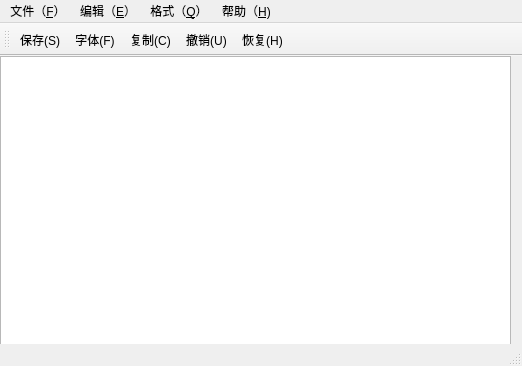
<?xml version="1.0" encoding="UTF-8"?>
<ui version="4.0">
 <class>MainWindow</class>
 <widget class="QMainWindow" name="MainWindow">
  <property name="geometry">
   <rect>
    <x>0</x>
    <y>0</y>
    <width>522</width>
    <height>366</height>
   </rect>
  </property>
  <property name="windowTitle">
   <string>MainWindow</string>
  </property>
  <widget class="QWidget" name="centralWidget">
   <widget class="QTextEdit" name="textEdit">
    <property name="geometry">
     <rect>
      <x>0</x>
      <y>0</y>
      <width>511</width>
      <height>301</height>
     </rect>
    </property>
    <property name="styleSheet">
     <string notr="true">background-image: url(:/new/icon/icon/1440x900_04.jpg);</string>
    </property>
    <property name="html">
     <string>&lt;!DOCTYPE HTML PUBLIC &quot;-//W3C//DTD HTML 4.0//EN&quot; &quot;http://www.w3.org/TR/REC-html40/strict.dtd&quot;&gt;
&lt;html&gt;&lt;head&gt;&lt;meta name=&quot;qrichtext&quot; content=&quot;1&quot; /&gt;&lt;style type=&quot;text/css&quot;&gt;
p, li { white-space: pre-wrap; }
&lt;/style&gt;&lt;/head&gt;&lt;body style=&quot; font-family:'宋体'; font-size:9pt; font-weight:400; font-style:normal;&quot;&gt;
&lt;p style=&quot;-qt-paragraph-type:empty; margin-top:0px; margin-bottom:0px; margin-left:0px; margin-right:0px; -qt-block-indent:0; text-indent:0px;&quot;&gt;&lt;br /&gt;&lt;/p&gt;&lt;/body&gt;&lt;/html&gt;</string>
    </property>
   </widget>
  </widget>
  <widget class="QMenuBar" name="menuBar">
   <property name="geometry">
    <rect>
     <x>0</x>
     <y>0</y>
     <width>522</width>
     <height>17</height>
    </rect>
   </property>
   <widget class="QMenu" name="menu_F">
    <property name="title">
     <string>文件（&amp;F）</string>
    </property>
    <addaction name="action_N"/>
    <addaction name="action_O"/>
    <addaction name="action_S_2"/>
    <addaction name="action_A"/>
    <addaction name="separator"/>
    <addaction name="action_U"/>
    <addaction name="action_P"/>
    <addaction name="separator"/>
    <addaction name="action_X"/>
   </widget>
   <widget class="QMenu" name="menu_F_2">
    <property name="title">
     <string>编辑（&amp;E）</string>
    </property>
    <addaction name="action_U_2"/>
    <addaction name="action_H"/>
    <addaction name="action_T"/>
    <addaction name="action_C"/>
    <addaction name="action_P_2"/>
    <addaction name="separator"/>
    <addaction name="action_D"/>
   </widget>
   <widget class="QMenu" name="menu_Q">
    <property name="title">
     <string>格式（&amp;Q）</string>
    </property>
    <addaction name="action_F"/>
    <addaction name="action_C_2"/>
   </widget>
   <widget class="QMenu" name="menu_H">
    <property name="title">
     <string>帮助（&amp;H)</string>
    </property>
    <addaction name="action_Qt_A"/>
    <addaction name="action_AW"/>
    <addaction name="action_AS"/>
   </widget>
   <addaction name="menu_F"/>
   <addaction name="menu_F_2"/>
   <addaction name="menu_Q"/>
   <addaction name="menu_H"/>
  </widget>
  <widget class="QToolBar" name="mainToolBar">
   <attribute name="toolBarArea">
    <enum>TopToolBarArea</enum>
   </attribute>
   <attribute name="toolBarBreak">
    <bool>false</bool>
   </attribute>
   <addaction name="action_S_2"/>
   <addaction name="action_F"/>
   <addaction name="action_C"/>
   <addaction name="action_U_2"/>
   <addaction name="action_H"/>
  </widget>
  <widget class="QStatusBar" name="statusBar"/>
  <action name="action_N">
   <property name="text">
    <string>新建（&amp;N）</string>
   </property>
  </action>
  <action name="action_O">
   <property name="text">
    <string>打开（&amp;O）</string>
   </property>
  </action>
  <action name="action_A">
   <property name="text">
    <string>另存为(&amp;A)</string>
   </property>
  </action>
  <action name="action_U">
   <property name="text">
    <string>页面设置(&amp;U)</string>
   </property>
  </action>
  <action name="action_P">
   <property name="text">
    <string>打印(&amp;P)</string>
   </property>
  </action>
  <action name="action_X">
   <property name="text">
    <string>退出(&amp;X)</string>
   </property>
  </action>
  <action name="action_S_2">
   <property name="icon">
    <iconset>
     <normaloff>:/new/icon/icon/6.png</normaloff>:/new/icon/icon/6.png</iconset>
   </property>
   <property name="text">
    <string>保存(&amp;S)</string>
   </property>
  </action>
  <action name="action_U_2">
   <property name="icon">
    <iconset>
     <normaloff>:/new/icon/icon/左箭头.png</normaloff>:/new/icon/icon/左箭头.png</iconset>
   </property>
   <property name="text">
    <string>撤销(&amp;U)</string>
   </property>
  </action>
  <action name="action_T">
   <property name="text">
    <string>剪切(&amp;T)</string>
   </property>
  </action>
  <action name="action_C">
   <property name="icon">
    <iconset>
     <normaloff>:/new/icon/icon/201306241707512168.png</normaloff>:/new/icon/icon/201306241707512168.png</iconset>
   </property>
   <property name="text">
    <string>复制(&amp;C)</string>
   </property>
  </action>
  <action name="action_P_2">
   <property name="text">
    <string>粘贴(&amp;P)</string>
   </property>
  </action>
  <action name="action_D">
   <property name="text">
    <string>日期(&amp;D)</string>
   </property>
  </action>
  <action name="action_F">
   <property name="icon">
    <iconset>
     <normaloff>:/new/icon/icon/Text.png</normaloff>:/new/icon/icon/Text.png</iconset>
   </property>
   <property name="text">
    <string>字体(&amp;F)</string>
   </property>
  </action>
  <action name="action_C_2">
   <property name="text">
    <string>字体颜色(&amp;C)</string>
   </property>
  </action>
  <action name="action_H">
   <property name="icon">
    <iconset>
     <normaloff>:/new/icon/icon/右箭头.png</normaloff>:/new/icon/icon/右箭头.png</iconset>
   </property>
   <property name="text">
    <string>恢复(&amp;H)</string>
   </property>
  </action>
  <action name="action_Qt_A">
   <property name="text">
    <string>关于Qt（&amp;A）</string>
   </property>
  </action>
  <action name="action_AW">
   <property name="text">
    <string>关于官网(&amp;AW)</string>
   </property>
  </action>
  <action name="action_AS">
   <property name="text">
    <string>关于软件(&amp;AS)</string>
   </property>
  </action>
 </widget>
 <layoutdefault spacing="6" margin="11"/>
 <resources/>
 <connections/>
</ui>
